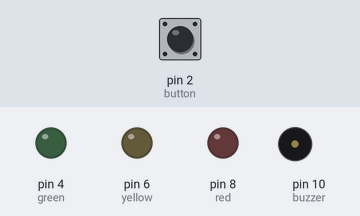
The sketch below on a simulated Arduino Uno, built with avr-gcc and run on an emulated ATmega328P. Parts: output pins drawn as LEDs (lit = HIGH), buzzer (waves = sounding). The test bench sets the inputs (shaded band); at power-on: pin 2 (button) HIGH. Pins used as bus, display or sensor lines are not drawn.

Above: at 1.2 s.
1.3 s: pin 2 (button) pulled LOW for 0.15 s
At 2.4 s:
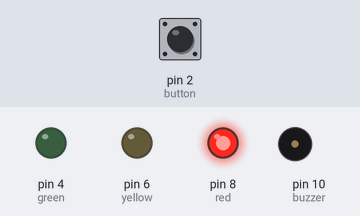
At 14.5 s:
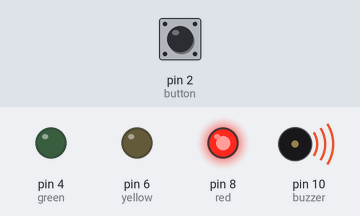
Timing chart, 0 to 14.8 s (numbered marks = the images above; inputs shaded):
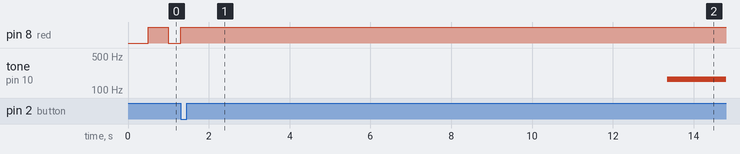

The sketch:

traffic_lights.ino
```cpp
//initializing pins and values
int red = 8;
int yellow = 6;
int green = 4;
int buzzer = 10;
int button = 2;
int blinky = 500;
int newTime = 0;
int timer = 0;
bool Mode = 0;

void setup() {

  //setting up pins and configuring them as inputs or outputs
  //also setting parameters of interrupt function
  pinMode(red, OUTPUT);
  pinMode(yellow, OUTPUT);
  pinMode(green, OUTPUT);
  pinMode(buzzer, OUTPUT);
  pinMode(button, INPUT_PULLUP);
  attachInterrupt(digitalPinToInterrupt(button), cycleStart, CHANGE);

}

void buzz(){

  //buzz function buzzes buzzer for 3 seconds when called
   for(int i=0; i<500; i++){
    digitalWrite(buzzer, HIGH);
    delay(3);
    digitalWrite(buzzer, LOW);
    delay(3);
  }
}

void cycleStart(){

  //cycleStart called at buttonPush and acts as a flag to exit while loop inside of loop() when called
  blinky = -1;
}

void loop() {
  // main loop function

  while(true){

    // timer is set to millis() which returns the amount of time that the program has been running
    // millis() uses internal timer TIMER0 to track the milliseconds that the program has been running
    timer = millis();

    // if statements check to see if 500 milliseconds have passed or if ISR was called
    if( timer - newTime == blinky ){

      //when condition is met, newTime is set to Timer and the difference is checked to
      //determine when 500 milliseconds has passed
      newTime = timer;

      // bool type variable Mode is set to its other state ( 1 or 0 )
      Mode = !Mode;

      // red LED is set to its other state (on or off)
      digitalWrite(red, Mode);

    }

    // if ISR is called and flag is returned then program exits loop
    else if( blinky == -1){

      break;

    }

  }

  // rest of traffic light program toggles through red, yellow, and green LEDS for set times
  // and buzzes for 3 seconds before transitioning to the next state
  digitalWrite(red, HIGH);
  delay(12000);
  buzz();

  digitalWrite(red, LOW);
  digitalWrite(green, HIGH);
  delay(12000);
  buzz();

  digitalWrite(green, LOW);
  digitalWrite(yellow, HIGH);
  buzz();

  digitalWrite(yellow, LOW);

}
```

Measured:
- after the input at 1.3 s, tone on pin 10 (buzzer): silent → 166 Hz after 12.1 s
